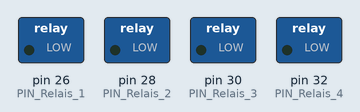
The sketch below on a simulated Arduino Mega 2560, built with avr-gcc and run on an emulated ATmega2560. On the bench: switched loads named in the sketch (green lamp = pin HIGH).

Above: at 2.0 s.
At 6.5 s:
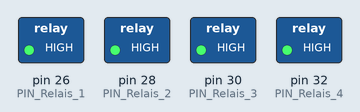
At 9.5 s:
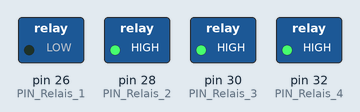
At 10.5 s:
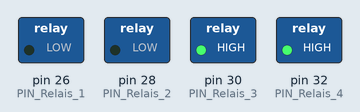
Timing chart, 0 to 11.7 s (numbered marks = the images above):
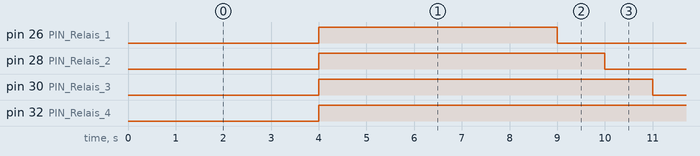

The sketch:

relais.ino
```cpp
int PIN_Relais_1 = 26;
int PIN_Relais_2 = 28;
int PIN_Relais_3 = 30;
int PIN_Relais_4 = 32;

#define ON LOW
#define OFF HIGH

void setup() {
  pinMode(PIN_Relais_1, OUTPUT);
  pinMode(PIN_Relais_2, OUTPUT);
  pinMode(PIN_Relais_3, OUTPUT);
  pinMode(PIN_Relais_4, OUTPUT);
}

void loop() {
  digitalWrite(PIN_Relais_1, ON);
  delay(1000);
  digitalWrite(PIN_Relais_2, ON);
  delay(1000);
  digitalWrite(PIN_Relais_3, ON);
  delay(1000);
  digitalWrite(PIN_Relais_4, ON);
  delay(1000);
  digitalWrite(PIN_Relais_1, OFF);
  digitalWrite(PIN_Relais_2, OFF);
  digitalWrite(PIN_Relais_3, OFF);
  digitalWrite(PIN_Relais_4, OFF);
  delay(5000);
}
```

Measured:
- by itself, pin 26 (PIN_Relais_1): alternates HIGH for 5.0 s and LOW for 4.0 s
- by itself, pin 28 (PIN_Relais_2): alternates HIGH for 6.0 s and LOW for 3.0 s
- by itself, pin 30 (PIN_Relais_3): alternates HIGH for 7.0 s and LOW for 2.0 s
- by itself, pin 32 (PIN_Relais_4): alternates HIGH for 8.0 s and LOW for 1.0 s
